Frame 1 (no input): blank canvas, image omitted
Frame 60 (the mouse pressed at the canvas centre just before this capture): blank canvas, image omitted
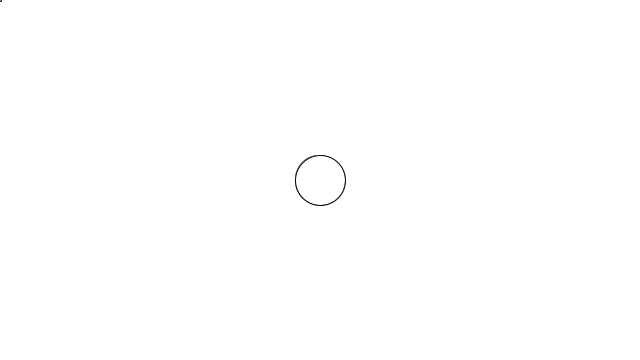
Frame 120 (the mouse held since frame 60 and released just before this capture)

The Processing sketch whose frames 1 and 60 were blank and that drew this single picture after the mouse press (run headless with seeded random() and noise(); from frame 60 on, the mouse is pressed at the canvas centre):

// Processing sketch: real_original_snake
// ── real_original_snake.pde
float xpos[]=new float[80];
float ypos[]=new float[80];
float range[]=new float[80];
void setup(){
  size(640,360);
  
}
void draw(){
  background(255);
  for(int i=0;i<=78;i++)
  {
    xpos[i]=xpos[i+1];
    ypos[i]=ypos[i+1];
    if(range[i+1]>0.8)
      range[i]=range[i+1]-0.8;
    else range[i]=0;
  }
  xpos[79]=mouseX;
  ypos[79]=mouseY;
  range[79]=50;
  for(int i=0;i<80;i++)
    circle(xpos[i],ypos[i],range[i]);
}
